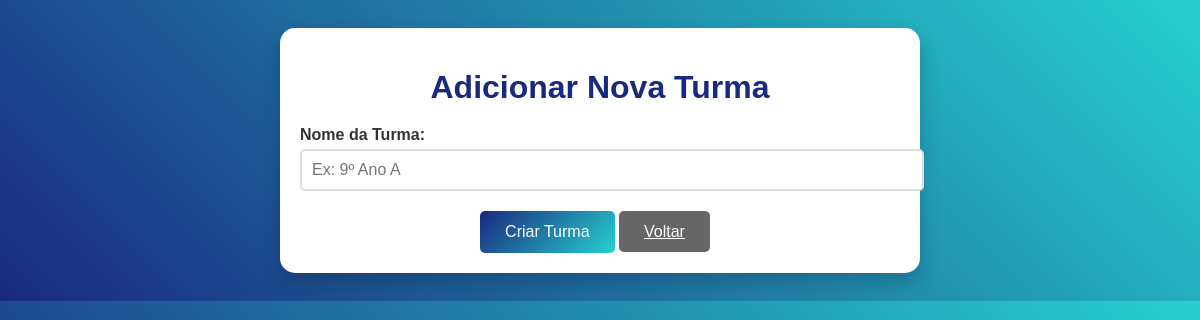
Page /adicionar_turma/ (signed in) on the earlier database version.
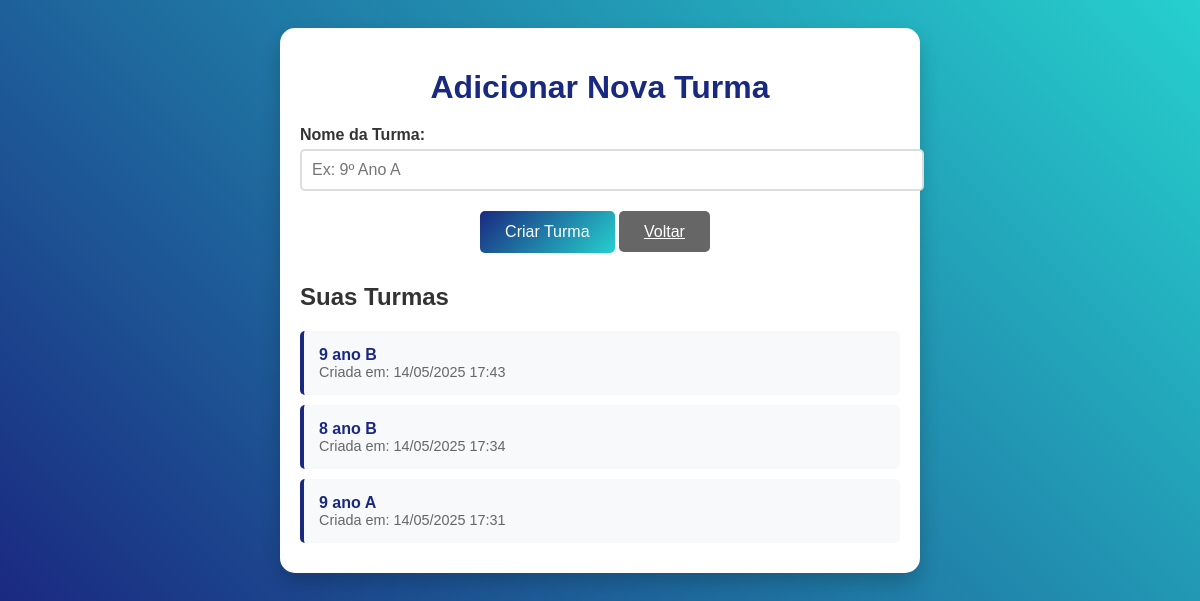
Same page on the later database version.
### notas/models.py (models this page shows, shortened)
class Turma(models.Model):
    nome = models.CharField(max_length=100)
    professor = models.ForeignKey(Professor, on_delete=models.CASCADE)
    data_criacao = models.DateTimeField(auto_now_add=True)

### notas/views.py (the view, shortened to what this page needs)
# urls.py: path('adicionar_turma/', adicionar_turma, name='adicionar_turma'),
@login_required
def adicionar_turma(request):
    turmas = Turma.objects.filter(professor=request.user).order_by('-data_criacao')
    return render(request, 'notas/adicionar_turma.html', {'turmas': turmas})

### notas/templates/notas/adicionar_turma.html (shortened to what this page needs)
<!DOCTYPE html>
<html lang="pt-BR">
<head>
</head>
<body>
    <div class="container">
        <h1>Adicionar Nova Turma</h1>
        <form method="POST">
            <div class="form-group">
                <label for="nome">Nome da Turma:</label>
                <input type="text" id="nome" name="nome" required placeholder="Ex: 9º Ano A">
            </div>
            <button type="submit" class="btn">Criar Turma</button>
            <a href="{% url 'adicionar_notas' %}" class="btn btn-back">Voltar</a>
        </form>
        {% if turmas %}
        <div class="turmas-list">
            <h2>Suas Turmas</h2>
            {% for turma in turmas %}
            <div class="turma-item">
                <div class="turma-nome">{{ turma.nome }}</div>
                <div class="turma-data">Criada em: {{ turma.data_criacao|date:"d/m/Y H:i" }}</div>
            </div>
            {% endfor %}
        </div>
        {% endif %}
    </div>
</body>
</html>

Differences in the rows shown:
added Turma: nome "9 ano B", data_criacao "14/05/2025 17:43"
added Turma: nome "8 ano B", data_criacao "14/05/2025 17:34"
added Turma: nome "9 ano A", data_criacao "14/05/2025 17:31"
Other differences:
text now shown: "Suas Turmas"
